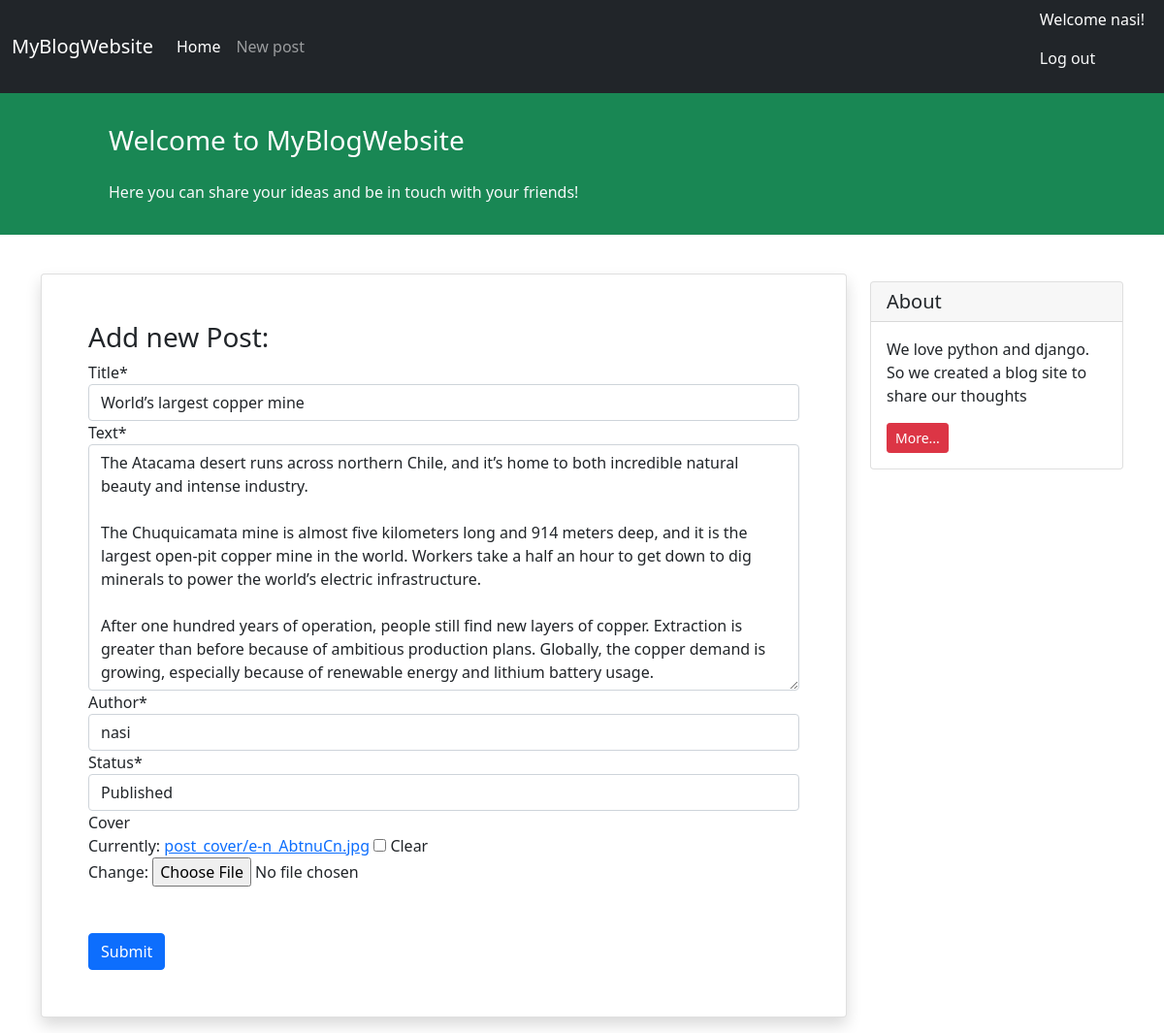
The page /update/worlds-largest-copper-mine/5/ (signed in) on the database its author committed.
### blog/models.py (models this page shows, shortened)
class Post(models.Model):
    STATUS_CHOICES = (
        ('published', 'Published'),
        ('draft', 'Draft'),
    )
    title = models.CharField(max_length=200)
    text = models.TextField()
    author = models.ForeignKey('auth.User', on_delete=models.CASCADE)
    datetime_created = models.DateTimeField(auto_now_add=True)
    datetime_modified = models.DateTimeField(auto_now=True)
    status = models.CharField(choices=STATUS_CHOICES, max_length=10)
    slug = models.SlugField(max_length=250, blank=False, editable=False)
    cover = models.ImageField(upload_to='post_cover/', blank=True)

### blog/views.py (the view)
# urls.py: path('update/<slug:slug>/<str:pk>/', views.PostUpdateView.as_view(), name='post_update'),
class PostUpdateView(LoginRequiredMixin, generic.UpdateView):
    form_class = PostForm
    model = Post
    template_name = 'blog/post_create.html'
    slug_field = 'slug'

### blog/forms.py
class PostForm(ModelForm):
    class Meta:
        model = Post
        fields = ['title', 'text', 'author', 'status', 'cover']

### blog/templates/blog/post_create.html (shortened to what this page needs)
{% extends '_base.html' %}
{% load crispy_forms_tags %}
{% block content %}
<div class="container mt-4">
    <div class="row">
        <div class="col-9">
            <div class="card shadow my-3 p-5">
                <h3>Add new Post:</h3>
                <form enctype="multipart/form-data" action="" method="POST">
                    <table>
                        {{form|crispy}}
                    </table>
                    <button type="submit" class="btn btn-primary mt-5">Submit</button>
                </form>
            </div>
        </div>
        <div class="col-3">
                <div class="card my-4">
                    <h5 class="card-header">About</h5>
                    <div class="card-body">
                        <p class="card-text">We love python and django. So we created a blog site to share our
                            thoughts</p>
                        <a href="#"
                           class="btn btn-sm btn-danger">
                            More...
                        </a>
                    </div>
                </div>
        </div>
    </div>
</div>
{% endblock content %}

### templates/_base.html (shortened to what this page needs)
<!doctype html>
<html lang="en">
<head>
    <link href="https://cdn.jsdelivr.net/npm/bootstrap@5.1.3/dist/css/bootstrap.min.css" rel="stylesheet"
>
</head>
<body>
<nav class="navbar navbar-expand-lg navbar-dark bg-dark">
    <div class="container-fluid">
        <a class="navbar-brand" >MyBlogWebsite</a>
        <div class="collapse navbar-collapse" id="navbarNavAltMarkup">
            <div class="navbar-nav">
                <a class="nav-link active" aria-current="page" href="{% url 'post_list' %}">Home</a>
                <a class="nav-link" href="{% url 'post_create' %}">New post</a>
            </div>
        </div>
        <div class="mx-2 text-white">
            {% if user.is_authenticated %}
               <p>Welcome {{user.username}}!</p>
                <p><a class="text-light text-decoration-none" href="{% url 'logout' %}">Log out</a></p>
            {% else %}
                <a class="text-light text-decoration-none" href="{% url 'login' %}">Log in</a> | <a class="text-light text-decoration-none" href="{% url 'signup' %}">Sign up</a>
            {% endif %}
        </div>
    </div>
</nav>
<div class="container-fluid bg-success">
    <div class="row py-3">
        <div class="col-md-8 col-md-10 mx-auto">
            <h3 class="my-4 mt-3 text-white">Welcome to MyBlogWebsite</h3>
            <p class="text-light"> Here you can share your ideas and be in touch with your friends!</p>
        </div>
    </div>
</div>
        {% block content %}
        {% endblock content %}
</body>
</html>

### rows shown on the page
Post: title "World’s largest copper mine", text "The Atacama desert runs across northern Chile, and it’s home to both incredible natural beauty and intense industry. The Chuquicamata mine is almost five kilometers long and 914 meters deep, and it is the largest open-pit copper mine in the world. Workers take a half an hour to get down to dig minerals to power the world’s electric infrastructure. After one hundred years of operation, people still find new layers of copper. Extraction is greater than before because of ambitious production plans. Globally, the copper demand is growing, especially because of renewable energy and lithium battery usage.", author "nasi", status "Published"

### other values the page prints
{{ user.username }} "nasi"
